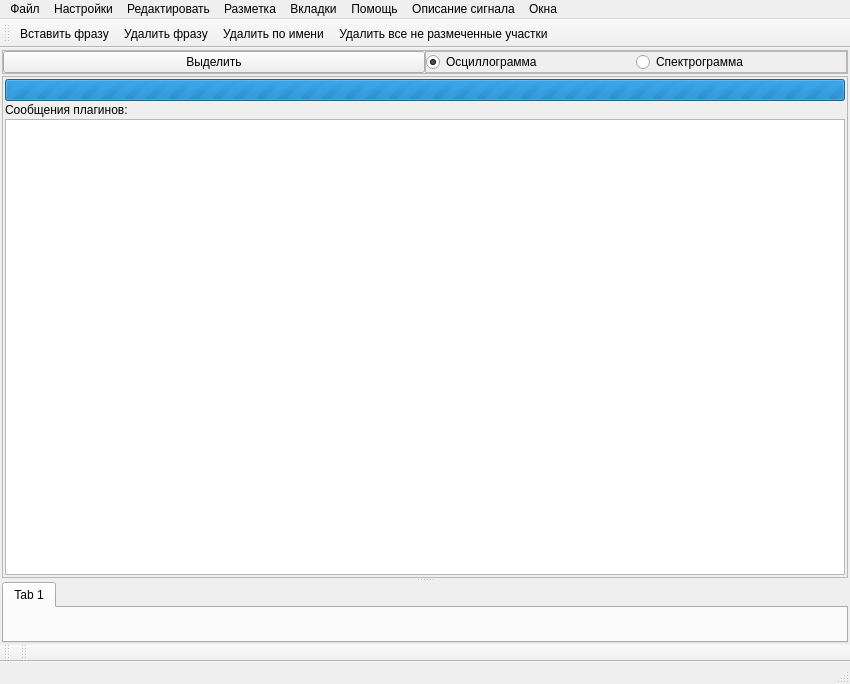
<?xml version="1.0" encoding="UTF-8"?>
<ui version="4.0">
 <class>MainWindow</class>
 <widget class="QMainWindow" name="MainWindow">
  <property name="geometry">
   <rect>
    <x>0</x>
    <y>0</y>
    <width>850</width>
    <height>684</height>
   </rect>
  </property>
  <property name="windowTitle">
   <string>Подготовка дикторов</string>
  </property>
  <property name="windowIcon">
   <iconset resource="res.qrc">
    <normaloff>:/icons/img/speech.png</normaloff>:/icons/img/speech.png</iconset>
  </property>
  <property name="dockNestingEnabled">
   <bool>true</bool>
  </property>
  <widget class="QWidget" name="centralwidget">
   <layout class="QVBoxLayout" name="verticalLayout">
    <property name="spacing">
     <number>2</number>
    </property>
    <property name="margin">
     <number>2</number>
    </property>
    <item>
     <widget class="QFrame" name="frame_buttons">
      <property name="frameShape">
       <enum>QFrame::StyledPanel</enum>
      </property>
      <property name="frameShadow">
       <enum>QFrame::Raised</enum>
      </property>
      <layout class="QHBoxLayout" name="horizontalLayout_5">
       <property name="spacing">
        <number>0</number>
       </property>
       <property name="margin">
        <number>0</number>
       </property>
       <item>
        <widget class="QToolButton" name="toolButton_selectSamples">
         <property name="sizePolicy">
          <sizepolicy hsizetype="Preferred" vsizetype="Preferred">
           <horstretch>0</horstretch>
           <verstretch>0</verstretch>
          </sizepolicy>
         </property>
         <property name="text">
          <string>Выделить</string>
         </property>
         <property name="checkable">
          <bool>true</bool>
         </property>
        </widget>
       </item>
       <item>
        <widget class="QFrame" name="frame_type">
         <property name="frameShape">
          <enum>QFrame::StyledPanel</enum>
         </property>
         <property name="frameShadow">
          <enum>QFrame::Raised</enum>
         </property>
         <layout class="QHBoxLayout" name="horizontalLayout_3">
          <property name="spacing">
           <number>0</number>
          </property>
          <property name="margin">
           <number>0</number>
          </property>
          <item>
           <widget class="QRadioButton" name="radioButton_wave">
            <property name="text">
             <string>Осциллограмма</string>
            </property>
            <property name="checked">
             <bool>true</bool>
            </property>
           </widget>
          </item>
          <item>
           <widget class="QRadioButton" name="radioButton_spector">
            <property name="text">
             <string>Спектрограмма</string>
            </property>
           </widget>
          </item>
         </layout>
        </widget>
       </item>
      </layout>
     </widget>
    </item>
    <item>
     <widget class="QSplitter" name="splitter">
      <property name="sizePolicy">
       <sizepolicy hsizetype="Expanding" vsizetype="Expanding">
        <horstretch>0</horstretch>
        <verstretch>0</verstretch>
       </sizepolicy>
      </property>
      <property name="orientation">
       <enum>Qt::Vertical</enum>
      </property>
      <property name="opaqueResize">
       <bool>true</bool>
      </property>
      <widget class="QFrame" name="frame_pluginDebug">
       <property name="frameShape">
        <enum>QFrame::StyledPanel</enum>
       </property>
       <property name="frameShadow">
        <enum>QFrame::Plain</enum>
       </property>
       <layout class="QVBoxLayout" name="verticalLayout_3">
        <property name="spacing">
         <number>2</number>
        </property>
        <property name="margin">
         <number>2</number>
        </property>
        <item>
         <widget class="QProgressBar" name="progressBar_pluginDebug">
          <property name="toolTip">
           <string>Выполняется поток плагина</string>
          </property>
          <property name="maximum">
           <number>0</number>
          </property>
          <property name="value">
           <number>-1</number>
          </property>
          <property name="textVisible">
           <bool>false</bool>
          </property>
         </widget>
        </item>
        <item>
         <widget class="QLabel" name="label_9">
          <property name="text">
           <string>Сообщения плагинов:</string>
          </property>
         </widget>
        </item>
        <item>
         <widget class="QPlainTextEdit" name="plainTextEdit_pluginDebug">
          <property name="sizePolicy">
           <sizepolicy hsizetype="Expanding" vsizetype="Expanding">
            <horstretch>0</horstretch>
            <verstretch>0</verstretch>
           </sizepolicy>
          </property>
          <property name="contextMenuPolicy">
           <enum>Qt::ActionsContextMenu</enum>
          </property>
          <property name="readOnly">
           <bool>true</bool>
          </property>
         </widget>
        </item>
       </layout>
      </widget>
      <widget class="FileViewController" name="tabWidget">
       <property name="contextMenuPolicy">
        <enum>Qt::ActionsContextMenu</enum>
       </property>
       <property name="acceptDrops">
        <bool>true</bool>
       </property>
       <property name="tabPosition">
        <enum>QTabWidget::North</enum>
       </property>
       <property name="currentIndex">
        <number>0</number>
       </property>
       <property name="elideMode">
        <enum>Qt::ElideLeft</enum>
       </property>
       <widget class="QWidget" name="tab">
        <attribute name="title">
         <string>Tab 1</string>
        </attribute>
       </widget>
      </widget>
     </widget>
    </item>
   </layout>
  </widget>
  <widget class="QMenuBar" name="menubar">
   <property name="geometry">
    <rect>
     <x>0</x>
     <y>0</y>
     <width>850</width>
     <height>21</height>
    </rect>
   </property>
   <widget class="QMenu" name="menu_file">
    <property name="title">
     <string>Файл</string>
    </property>
    <addaction name="action_openFile"/>
    <addaction name="action_closeFile"/>
    <addaction name="action_saveFileAs"/>
    <addaction name="action_save_file"/>
    <addaction name="separator"/>
    <addaction name="action_exit"/>
    <addaction name="action_closeAllFiles"/>
    <addaction name="separator"/>
   </widget>
   <widget class="QMenu" name="menu_edit">
    <property name="title">
     <string>Редактировать</string>
    </property>
    <addaction name="action_delFrame"/>
    <addaction name="action_insertFrame"/>
    <addaction name="action_copyFrame"/>
    <addaction name="separator"/>
    <addaction name="action_selectAll"/>
    <addaction name="separator"/>
    <addaction name="action_showAll"/>
    <addaction name="separator"/>
    <addaction name="action_editPhraseText"/>
    <addaction name="separator"/>
    <addaction name="action_moveLeft_leftMarkerBorder"/>
    <addaction name="action_moveRight_leftMarkerBorder"/>
    <addaction name="action_moveLeft_rightMarkerBorder"/>
    <addaction name="action_moveRight_rightMarkerBorder"/>
    <addaction name="separator"/>
    <addaction name="action_zoom_in_vertical"/>
    <addaction name="action_zoom_out_vertical"/>
    <addaction name="action_zoom_in_horizontal"/>
    <addaction name="action_zoom_out_horizontal"/>
   </widget>
   <widget class="QMenu" name="menu_settings">
    <property name="title">
     <string>Настройки</string>
    </property>
    <widget class="QMenu" name="menu_formats">
     <property name="title">
      <string>Форматы</string>
     </property>
     <addaction name="action_showSample"/>
     <addaction name="action_showTime"/>
    </widget>
    <widget class="QMenu" name="menu_plugins">
     <property name="title">
      <string>Cообщения плагинов</string>
     </property>
     <addaction name="action_showPluginFrame"/>
     <addaction name="action_hidePluginFrame"/>
     <addaction name="action_clearPluginMessages"/>
     <addaction name="action_copyPluginMessages"/>
    </widget>
    <addaction name="menu_formats"/>
    <addaction name="menu_plugins"/>
    <addaction name="action_openSettings"/>
   </widget>
   <widget class="QMenu" name="menu_marking">
    <property name="title">
     <string>Разметка</string>
    </property>
    <addaction name="action_addPhrase"/>
    <addaction name="action_delPhrase"/>
    <addaction name="action_cutPhrase"/>
    <addaction name="action_removePhrasesByName"/>
    <addaction name="separator"/>
    <addaction name="action_addMarking"/>
    <addaction name="action_delMarking"/>
    <addaction name="action_searchPhrase"/>
    <addaction name="action_cutFile"/>
    <addaction name="action_removeUnmarks"/>
    <addaction name="separator"/>
    <addaction name="action_addMarkingFormFile"/>
    <addaction name="action_saveMarking"/>
    <addaction name="action_saveMarkingAs"/>
    <addaction name="separator"/>
    <addaction name="action_selectNextMarking"/>
    <addaction name="action_PrepareForTrans"/>
   </widget>
   <widget class="QMenu" name="menu_pages">
    <property name="title">
     <string>Вкладки</string>
    </property>
    <addaction name="action_nextPage"/>
    <addaction name="action_previousPage"/>
   </widget>
   <widget class="QMenu" name="menu_help">
    <property name="title">
     <string>Помощь</string>
    </property>
    <addaction name="action_showAboutDilaog"/>
   </widget>
   <widget class="QMenu" name="menu_signal_desc">
    <property name="title">
     <string>Описание сигнала</string>
    </property>
    <addaction name="action_signal_desc_save_as"/>
    <addaction name="action_signal_desc_save"/>
    <addaction name="action_signal_desc_load"/>
   </widget>
   <widget class="QMenu" name="menu">
    <property name="title">
     <string>Окна</string>
    </property>
    <addaction name="action_open_opened_files_dialog"/>
   </widget>
   <addaction name="menu_file"/>
   <addaction name="menu_settings"/>
   <addaction name="menu_edit"/>
   <addaction name="menu_marking"/>
   <addaction name="menu_pages"/>
   <addaction name="menu_help"/>
   <addaction name="menu_signal_desc"/>
   <addaction name="menu"/>
  </widget>
  <widget class="QStatusBar" name="statusbar">
   <property name="sizeGripEnabled">
    <bool>true</bool>
   </property>
  </widget>
  <widget class="QToolBar" name="toolBar_buttons">
   <property name="windowTitle">
    <string>Горячие кнопки</string>
   </property>
   <attribute name="toolBarArea">
    <enum>TopToolBarArea</enum>
   </attribute>
   <attribute name="toolBarBreak">
    <bool>false</bool>
   </attribute>
   <addaction name="action_addPhrase"/>
   <addaction name="action_delPhrase"/>
   <addaction name="action_removePhrasesByName"/>
   <addaction name="action_removeUnmarks"/>
  </widget>
  <widget class="QToolBar" name="toolBar_controlls">
   <property name="windowTitle">
    <string>Контролы управления</string>
   </property>
   <attribute name="toolBarArea">
    <enum>BottomToolBarArea</enum>
   </attribute>
   <attribute name="toolBarBreak">
    <bool>false</bool>
   </attribute>
  </widget>
  <widget class="QToolBar" name="toolBar_signal_desc">
   <property name="windowTitle">
    <string>Описание сигнала</string>
   </property>
   <attribute name="toolBarArea">
    <enum>BottomToolBarArea</enum>
   </attribute>
   <attribute name="toolBarBreak">
    <bool>false</bool>
   </attribute>
  </widget>
  <action name="action_openFile">
   <property name="text">
    <string>Открыть файл</string>
   </property>
  </action>
  <action name="action_exit">
   <property name="text">
    <string>Выйти</string>
   </property>
  </action>
  <action name="action_copyFrame">
   <property name="text">
    <string>Копировать</string>
   </property>
   <property name="shortcut">
    <string>Ctrl+C</string>
   </property>
  </action>
  <action name="action_delFrame">
   <property name="text">
    <string>Удалить</string>
   </property>
   <property name="shortcut">
    <string>Ctrl+Del</string>
   </property>
  </action>
  <action name="action_insertFrame">
   <property name="text">
    <string>Вставить</string>
   </property>
   <property name="shortcut">
    <string>Ctrl+V</string>
   </property>
  </action>
  <action name="action_addPhrase">
   <property name="icon">
    <iconset resource="res.qrc">
     <normaloff>:/icons/img/app_iconset_creative_nerds/32x32/plus.png</normaloff>:/icons/img/app_iconset_creative_nerds/32x32/plus.png</iconset>
   </property>
   <property name="text">
    <string>Вставить фразу</string>
   </property>
  </action>
  <action name="action_delPhrase">
   <property name="icon">
    <iconset resource="res.qrc">
     <normaloff>:/icons/img/app_iconset_creative_nerds/32x32/close.png</normaloff>:/icons/img/app_iconset_creative_nerds/32x32/close.png</iconset>
   </property>
   <property name="text">
    <string>Удалить фразу</string>
   </property>
   <property name="shortcut">
    <string>Del</string>
   </property>
  </action>
  <action name="action_selectAll">
   <property name="text">
    <string>Выделить всё</string>
   </property>
   <property name="shortcut">
    <string>Ctrl+A</string>
   </property>
  </action>
  <action name="action_cutPhrase">
   <property name="icon">
    <iconset resource="res.qrc">
     <normaloff>:/icons/img/app_iconset_creative_nerds/32x32/pencil.png</normaloff>:/icons/img/app_iconset_creative_nerds/32x32/pencil.png</iconset>
   </property>
   <property name="text">
    <string>Разрезать</string>
   </property>
  </action>
  <action name="action_showSample">
   <property name="checkable">
    <bool>true</bool>
   </property>
   <property name="checked">
    <bool>true</bool>
   </property>
   <property name="text">
    <string>Семплы</string>
   </property>
  </action>
  <action name="action_showTime">
   <property name="checkable">
    <bool>true</bool>
   </property>
   <property name="text">
    <string>Время</string>
   </property>
  </action>
  <action name="action_addMarking">
   <property name="icon">
    <iconset resource="res.qrc">
     <normaloff>:/icons/img/app_iconset_creative_nerds/32x32/heart_2.png</normaloff>:/icons/img/app_iconset_creative_nerds/32x32/heart_2.png</iconset>
   </property>
   <property name="text">
    <string>Добавить разметку</string>
   </property>
  </action>
  <action name="action_delMarking">
   <property name="icon">
    <iconset resource="res.qrc">
     <normaloff>:/icons/img/app_iconset_creative_nerds/32x32/heart_3.png</normaloff>:/icons/img/app_iconset_creative_nerds/32x32/heart_3.png</iconset>
   </property>
   <property name="text">
    <string>Удалить разметку</string>
   </property>
  </action>
  <action name="action_setPhrasesIntersection">
   <property name="checkable">
    <bool>true</bool>
   </property>
   <property name="text">
    <string>Пересечение фраз</string>
   </property>
  </action>
  <action name="action_addMarkingFormFile">
   <property name="icon">
    <iconset resource="res.qrc">
     <normaloff>:/icons/img/Folder-Open-icon.png</normaloff>:/icons/img/Folder-Open-icon.png</iconset>
   </property>
   <property name="text">
    <string>Добавить из файла</string>
   </property>
  </action>
  <action name="action_saveMarking">
   <property name="icon">
    <iconset resource="res.qrc">
     <normaloff>:/icons/img/Save.png</normaloff>:/icons/img/Save.png</iconset>
   </property>
   <property name="text">
    <string>Сохранить разметку</string>
   </property>
  </action>
  <action name="action_searchPhrase">
   <property name="icon">
    <iconset resource="res.qrc">
     <normaloff>:/icons/img/Search.png</normaloff>:/icons/img/Search.png</iconset>
   </property>
   <property name="text">
    <string>Искать фразу</string>
   </property>
   <property name="shortcut">
    <string>Ctrl+F</string>
   </property>
  </action>
  <action name="action_closeFile">
   <property name="text">
    <string>Закрыть файл</string>
   </property>
  </action>
  <action name="action_setupGradient">
   <property name="text">
    <string>Настройка градиента</string>
   </property>
  </action>
  <action name="action_showAll">
   <property name="icon">
    <iconset resource="res.qrc">
     <normaloff>:/icons/img/full_screen.png</normaloff>:/icons/img/full_screen.png</iconset>
   </property>
   <property name="text">
    <string>Показать всё</string>
   </property>
  </action>
  <action name="action_closeAllFiles">
   <property name="text">
    <string>Закрыть все файлы</string>
   </property>
  </action>
  <action name="action_showPluginFrame">
   <property name="text">
    <string>Показать</string>
   </property>
  </action>
  <action name="action_hidePluginFrame">
   <property name="text">
    <string>Скрыть</string>
   </property>
  </action>
  <action name="action_clearPluginMessages">
   <property name="text">
    <string>Очистить</string>
   </property>
  </action>
  <action name="action_openSettings">
   <property name="text">
    <string>Открыть настройки</string>
   </property>
  </action>
  <action name="action_editPhraseText">
   <property name="text">
    <string>Редактировать текст фразы</string>
   </property>
  </action>
  <action name="action_moveRight_rightMarkerBorder">
   <property name="text">
    <string>Движение правой границы маркера вправо</string>
   </property>
  </action>
  <action name="action_moveLeft_rightMarkerBorder">
   <property name="text">
    <string>Движение правой границы маркера влево</string>
   </property>
  </action>
  <action name="action_moveRight_leftMarkerBorder">
   <property name="text">
    <string>Движение левой границы маркера вправо</string>
   </property>
  </action>
  <action name="action_moveLeft_leftMarkerBorder">
   <property name="text">
    <string>Движение левой границы маркера влево</string>
   </property>
  </action>
  <action name="action_saveFileAs">
   <property name="enabled">
    <bool>false</bool>
   </property>
   <property name="text">
    <string>Сохранить как ...</string>
   </property>
  </action>
  <action name="action_removePhrasesByName">
   <property name="icon">
    <iconset resource="res.qrc">
     <normaloff>:/icons/img/remove-settings.png</normaloff>:/icons/img/remove-settings.png</iconset>
   </property>
   <property name="text">
    <string>Удалить по имени</string>
   </property>
  </action>
  <action name="action_copyPluginMessages">
   <property name="text">
    <string>Копировать</string>
   </property>
  </action>
  <action name="action_selectNextMarking">
   <property name="text">
    <string>Выбрать следующую разметку</string>
   </property>
  </action>
  <action name="action_cutFile">
   <property name="icon">
    <iconset resource="res.qrc">
     <normaloff>:/icons/img/edit-cut-icon.png</normaloff>:/icons/img/edit-cut-icon.png</iconset>
   </property>
   <property name="text">
    <string>Порезать и сохранить файл по разметке</string>
   </property>
  </action>
  <action name="action_nextPage">
   <property name="text">
    <string>Следующая</string>
   </property>
  </action>
  <action name="action_previousPage">
   <property name="text">
    <string>Предыдущая</string>
   </property>
  </action>
  <action name="action_removeUnmarks">
   <property name="icon">
    <iconset resource="res.qrc">
     <normaloff>:/icons/img/remove.png</normaloff>:/icons/img/remove.png</iconset>
   </property>
   <property name="text">
    <string>Удалить все не размеченные участки</string>
   </property>
  </action>
  <action name="action_showAboutDilaog">
   <property name="text">
    <string>О программе</string>
   </property>
  </action>
  <action name="action_PrepareForTrans">
   <property name="text">
    <string>Подготовка к обучению</string>
   </property>
   <property name="toolTip">
    <string>Подготовка к обучению</string>
   </property>
  </action>
  <action name="action_saveMarkingAs">
   <property name="icon">
    <iconset resource="res.qrc">
     <normaloff>:/icons/img/Save.png</normaloff>:/icons/img/Save.png</iconset>
   </property>
   <property name="text">
    <string>Сохранить разметку как..</string>
   </property>
  </action>
  <action name="actionDsd">
   <property name="text">
    <string>dsd</string>
   </property>
  </action>
  <action name="action_signal_desc_show">
   <property name="text">
    <string>Показать</string>
   </property>
  </action>
  <action name="action_signal_desc_hide">
   <property name="text">
    <string>Скрыть</string>
   </property>
  </action>
  <action name="action_signal_desc_save_as">
   <property name="text">
    <string>Сохранить как..</string>
   </property>
  </action>
  <action name="action_signal_desc_save">
   <property name="text">
    <string>Сохранить</string>
   </property>
  </action>
  <action name="action_signal_desc_load">
   <property name="text">
    <string>Загрузить</string>
   </property>
  </action>
  <action name="action_open_opened_files_dialog">
   <property name="text">
    <string>Открыть</string>
   </property>
  </action>
  <action name="action_zoom_in_vertical">
   <property name="icon">
    <iconset resource="res.qrc">
     <normaloff>:/icons/img/Zoom-In-icon_vertical.png</normaloff>:/icons/img/Zoom-In-icon_vertical.png</iconset>
   </property>
   <property name="text">
    <string>Увеличить по вертикале</string>
   </property>
   <property name="shortcut">
    <string>Alt+=</string>
   </property>
  </action>
  <action name="action_zoom_out_vertical">
   <property name="icon">
    <iconset resource="res.qrc">
     <normaloff>:/icons/img/Zoom-Out-icon_vertical.png</normaloff>:/icons/img/Zoom-Out-icon_vertical.png</iconset>
   </property>
   <property name="text">
    <string>Уменьшить по вертикале</string>
   </property>
   <property name="shortcut">
    <string>Alt+-</string>
   </property>
  </action>
  <action name="action_zoom_in_horizontal">
   <property name="icon">
    <iconset resource="res.qrc">
     <normaloff>:/icons/img/Zoom-In-icon_horizontal.png</normaloff>:/icons/img/Zoom-In-icon_horizontal.png</iconset>
   </property>
   <property name="text">
    <string>Увеличить по горизонтале</string>
   </property>
   <property name="shortcut">
    <string>=</string>
   </property>
  </action>
  <action name="action_zoom_out_horizontal">
   <property name="icon">
    <iconset resource="res.qrc">
     <normaloff>:/icons/img/Zoom-Out-icon_horizontal.png</normaloff>:/icons/img/Zoom-Out-icon_horizontal.png</iconset>
   </property>
   <property name="text">
    <string>Уменьшить по горизонтале</string>
   </property>
   <property name="shortcut">
    <string>-</string>
   </property>
  </action>
  <action name="action_save_file">
   <property name="text">
    <string>Сохранить</string>
   </property>
   <property name="shortcut">
    <string>Ctrl+S</string>
   </property>
  </action>
 </widget>
 <customwidgets>
  <customwidget>
   <class>FileViewController</class>
   <extends>QTabWidget</extends>
   <header>fileviewcontroller/fileviewcontroller.h</header>
   <container>1</container>
  </customwidget>
 </customwidgets>
 <resources>
  <include location="res.qrc"/>
 </resources>
 <connections/>
</ui>
